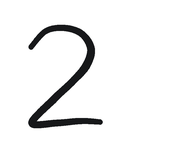
#> input picture 5 Artificial Intelligence Systems/Lab/Lab6/data/drawings/2.png, 190 x 154 px
$ jupyter execute --allow-errors defense.ipynb
#> lines starting #> are read from the running program, lines starting #| are printed output that depends on the picture
#> further down, original is the input picture: PIL image 190x154 RGB; mean R, G, B 241.3, 241.4, 241.5
### 5 Artificial Intelligence Systems/Lab/Lab6/src/inference.py
"""Prepare and classify a single external image of a handwritten digit."""

import argparse
from pathlib import Path

import numpy as np
from PIL import Image, ImageOps

from network import load_model, softmax


DEFAULT_MODEL = Path(__file__).resolve().parents[1] / "models" / "best_model.npz"


def _grayscale(path):
    with Image.open(path) as original:
        image = ImageOps.exif_transpose(original).convert("RGBA")

    alpha = np.asarray(image.getchannel("A"))
#> alpha: shape (154, 190); every value is 255
    gray = image.convert("L")
    if np.all(alpha == 255):
        return np.asarray(gray, dtype=np.float32)

    visible = alpha > 0
    if not visible.any():
        raise ValueError("The image is fully transparent.")

    # Give transparent sketches a background that contrasts with the stroke.
    background = 0 if np.median(np.asarray(gray)[visible]) > 127 else 255
    gray = Image.composite(gray, Image.new("L", gray.size, background), image.getchannel("A"))
    return np.asarray(gray, dtype=np.float32)


def preprocess_image(path):
    """Return a normalized 28 × 28 image with a bright digit on a dark background."""
    gray = _grayscale(path)
    border = np.concatenate((gray[0], gray[-1], gray[1:-1, 0], gray[1:-1, -1]))
#> border = 684 values from 255 to 255
    background = np.median(border)
#> background = 255
    if background - gray.min() > gray.max() - background:
        gray = 255 - gray
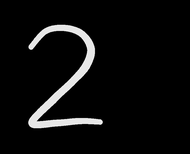
#> gray: shape (154, 190) float32; min 0, max 253, mean 13.6
        background = 255 - background
#> background = 0

    foreground = np.maximum(gray - background, 0)
    peak = foreground.max()
#> peak = 253
    if peak < 8:
        raise ValueError("No digit with sufficient contrast was found.")

    # Use the mask for the bounding box, keeping antialiasing inside it.
    rows, cols = np.nonzero(foreground >= max(8, 0.10 * peak))
#> rows = 1893 values from 24 to 128; cols = 1893 values, max 102 at index 1495, min 28 at index 501, mean 63.87
    cropped = foreground[rows.min() : rows.max() + 1, cols.min() : cols.max() + 1]
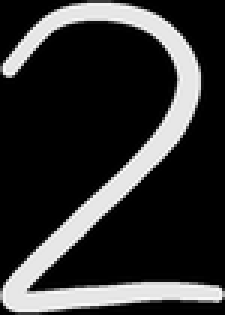
#> cropped: shape (105, 75) float32 (shown 3 times larger); min 0, max 253, mean 50.6
    height, width = cropped.shape
#> height = 105; width = 75
    scale = 20 / max(height, width)
#> scale = 0.19
    size = (max(1, round(width * scale)), max(1, round(height * scale)))
#> size = (14, 20)
    digit = Image.fromarray(cropped.astype(np.uint8)).resize(size, Image.Resampling.LANCZOS)

    canvas = Image.new("L", (28, 28))
#> canvas: PIL image 28x28 L; every value is 0
    canvas.paste(digit, ((28 - size[0]) // 2, (28 - size[1]) // 2))
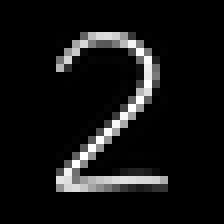
#> canvas: PIL image 28x28 L (shown 8 times larger); min 0, max 255, mean 19.4
    pixels = np.asarray(canvas, dtype=np.float32)
    mass = pixels.sum()
#> mass = 15172
    if mass == 0:
        raise ValueError("The digit disappeared during resizing.")

    coordinates = np.arange(28)
    center_x = pixels.sum(axis=0) @ coordinates / mass
#> center_x = 13.29
    center_y = pixels.sum(axis=1) @ coordinates / mass
#> center_y = 14.35
    # Pillow's affine transform maps each output coordinate back to the input.
    centered = canvas.transform(
        (28, 28),
        Image.Transform.AFFINE,
        (1, 0, center_x - 13.5, 0, 1, center_y - 13.5),
        resample=Image.Resampling.BILINEAR,
    )
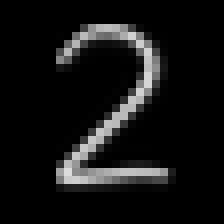
#> centered: PIL image 28x28 L (shown 8 times larger); min 0, max 220, mean 19.2
    return np.asarray(centered, dtype=np.float32) / 255.0
#> returned value: shape (28, 28) float32


# [16 lines left out: functions predict_image, main, not called in this run]


# [2 lines that do not run on import are left out]

### 5 Artificial Intelligence Systems/Lab/Lab6/src/network.py
"""Полносвязная сеть и обучение без автоматического дифференцирования."""

import numpy as np


class Linear:
    # [17 lines left out: functions __init__, forward, backward, not called in this run]

    def parameters(self):
        return ((self.W, self.dW), (self.b, self.db))


class ReLU:
    # [4 lines left out: function forward, not called in this run]

    def backward(self, dy):
        return dy * self.positive


class Flatten:
    # [4 lines left out: function forward, not called in this run]

    def backward(self, dy):
        return dy.reshape(self.shape)


class Dropout:
    # [12 lines left out: functions __init__, forward, not called in this run]

    def backward(self, dy):
        return dy * self.scale


# [6 lines left out: function _softmax_terms, not called in this run]


def softmax(logits):
    return _softmax_terms(logits)[1]


class SoftmaxWithLoss:
    # [5 lines left out: function forward, not called in this run]

    def backward(self):
        return (self.probabilities - self.targets) / len(self.targets)


class Adam:
    # [19 lines left out: functions __init__, step, not called in this run]


class MLP:
    # [33 lines left out: functions __init__, forward, backward, parameters, save_model, not called in this run]


def load_model(path):
    with np.load(path, allow_pickle=False) as checkpoint:
        model = MLP(tuple(checkpoint["widths"]), checkpoint["dropout"].item(), seed=0)
        for index, (value, _) in enumerate(model.parameters()):
            value[:] = checkpoint[f"arr_{index}"]
    return model


# [23 lines left out: function gradient_check, not called in this run]

### 5 Artificial Intelligence Systems/Lab/Lab6/defense.ipynb
# Распознавание цифры на защите

Ноутбук загружает веса выбранной по валидации модели из `models/best_model.npz`. Для проверки нужен файл с одной цифрой на однотонном фоне. Запустите ноутбук из каталога `Lab6` с установленными зависимостями из `requirements.txt` и пакетом `notebook`.

[cell 1]
import sys
from pathlib import Path

import matplotlib.pyplot as plt
from PIL import Image, ImageOps

lab_dir = Path.cwd()
src_dir = str(lab_dir / "src")
if src_dir not in sys.path:
    sys.path.insert(0, src_dir)

from inference import predict_image, preprocess_image
from network import load_model

#> (the rest of this cell did not finish here and is left out)

## Изображение для проверки

Подставьте путь к новому файлу в ячейке ниже и запустите её вместе со следующей ячейкой. Для пробы доступны `data/drawings/2.png`, `data/drawings/5.png` и `data/drawings/7.png`.

[cell 2]
image_path = lab_dir / "data" / "drawings" / "2.png"
# Для произвольного файла используйте Path("C:/path/to/digit.png").

[cell 3]
with Image.open(image_path) as original:
    original = ImageOps.exif_transpose(original).convert("RGBA")
prepared = preprocess_image(image_path)
#> (the rest of this cell did not finish here and is left out)

$ run again, with 5 Artificial Intelligence Systems/Lab/Lab6/data/drawings/5.png copied over 5 Artificial Intelligence Systems/Lab/Lab6/data/drawings/2.png
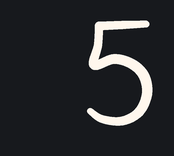
#> input picture 5 Artificial Intelligence Systems/Lab/Lab6/data/drawings/5.png, 174 x 156 px
#> original is the input picture: PIL image 174x156 RGB; mean R, G, B 41.4, 42.7, 45.7
#> original: PIL image 174x156 RGBA
#> alpha: shape (156, 174); every value is 255
#> border = 656 values from 25 to 25
#> background = 25
#> in preprocess_image, `foreground = np.maximum(gray - background, 0)`:
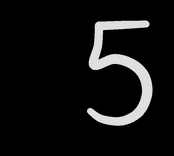
#> foreground: shape (156, 174) float32; min 0, max 230, mean 18
#> peak = 230
#> rows = 2372 values from 20 to 125; cols = 2372 values, max 152 at index 1536, min 87 at index 1822, mean 120.4
#> mass = 17729
#> center_x = 13.65
#> center_y = 13.13
#> in preprocess_image, `centered = canvas.transform( (28, 28), Image.Transform.AFFINE, (1, 0, ..`:
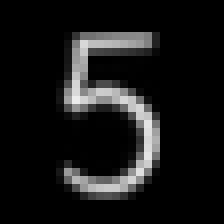
#> centered: PIL image 28x28 L (shown 8 times larger); min 0, max 236, mean 22.5

$ run again, with 5 Artificial Intelligence Systems/Lab/Lab6/data/drawings/7.png copied over 5 Artificial Intelligence Systems/Lab/Lab6/data/drawings/2.png
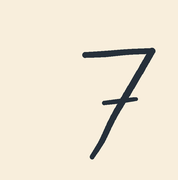
#> input picture 5 Artificial Intelligence Systems/Lab/Lab6/data/drawings/7.png, 178 x 180 px
#> original is the input picture: PIL image 178x180 RGB; mean R, G, B 239.3, 230.2, 213.4
#> original: PIL image 178x180 RGBA
#> alpha: shape (180, 178); every value is 255
#> border = 712 values from 239 to 239
#> in preprocess_image, `background = np.median(border)`: background = 239
#> in preprocess_image, `gray = 255 - gray`:
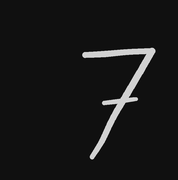
#> gray: shape (180, 178) float32; min 1, max 227, mean 23.9
#> in preprocess_image, `background = 255 - background`: background = 16
#> peak = 211
#> rows = 1491 values from 47 to 159; cols = 1491 values, max 155 at index 64, min 82 at index 258, mean 119.9
#> mass = 8749
#> center_x = 13.25
#> center_y = 10.54
#> in preprocess_image, `centered = canvas.transform( (28, 28), Image.Transform.AFFINE, (1, 0, ..`:
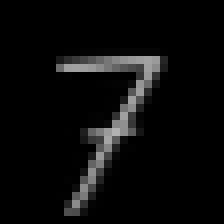
#> centered: PIL image 28x28 L (shown 8 times larger); min 0, max 178, mean 11
